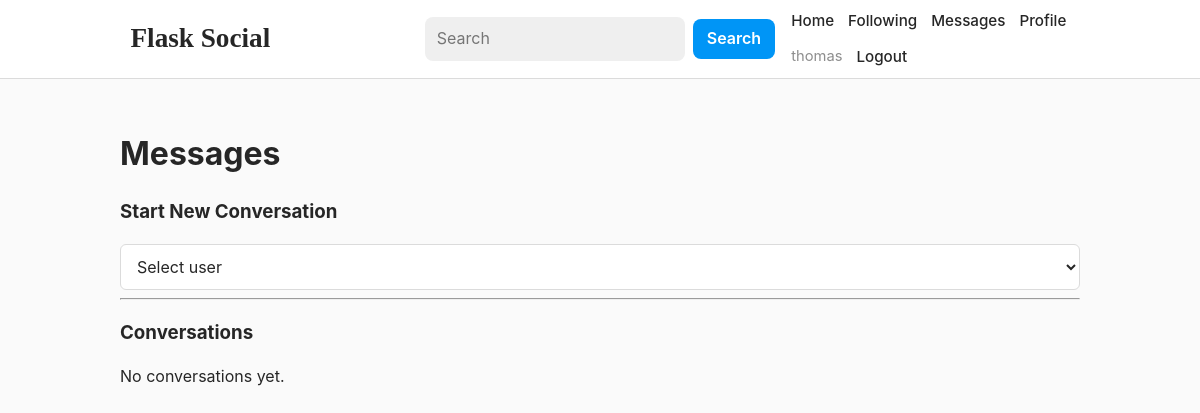
Page /messages (signed in) on the earlier database version.
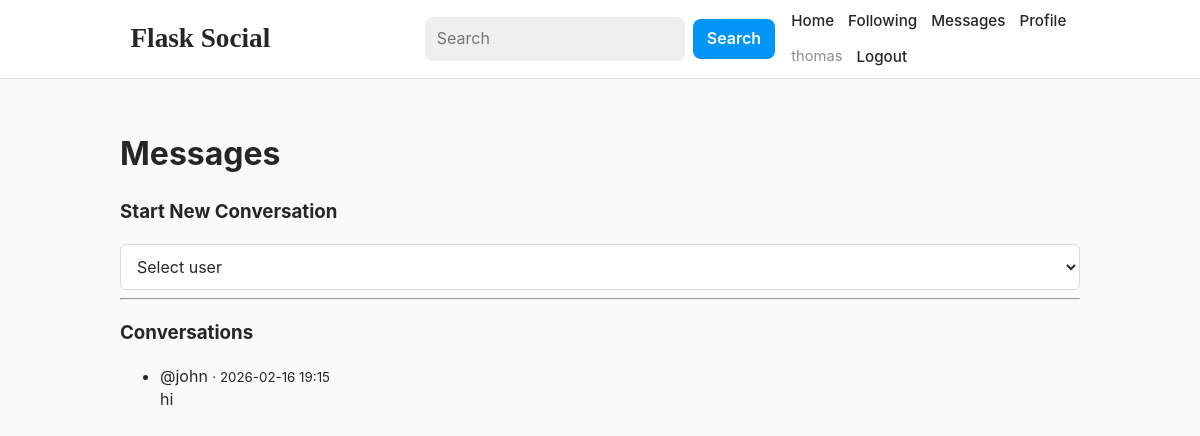
Same page on the later database version.
### app/models.py (models this page shows, shortened)
class User(UserMixin, db.Model):
    id = db.Column(db.Integer, primary_key=True)
    username = db.Column(db.String(32), unique=True, index=True, nullable=False)
    email = db.Column(db.String(120), unique=True, index=True, nullable=False)
    password_hash = db.Column(db.String(256), nullable=False)
    bio = db.Column(db.String(280), default="")
    created_at = db.Column(db.DateTime, default=datetime.utcnow)
    posts = db.relationship(
        "Post",
        back_populates="author",
        cascade="all, delete-orphan",
        lazy="dynamic",
    )
    followed = db.relationship(
        "User",
        secondary=followers,
        primaryjoin=(followers.c.follower_id == id),
        secondaryjoin=(followers.c.followed_id == id),
        backref=db.backref("followers", lazy="dynamic"),
        lazy="dynamic",
    )
    likes = db.relationship("Like", backref="user", cascade="all, delete-orphan", lazy="dynamic")
    comments = db.relationship("Comment", backref="author", cascade="all, delete-orphan", lazy="dynamic")
    sent_messages = db.relationship(
        "Message",
        foreign_keys="Message.sender_id",
        backref="sender",
        lazy="dynamic",
        cascade="all, delete-orphan",
    )
    received_messages = db.relationship(
        "Message",
        foreign_keys="Message.recipient_id",
        backref="recipient",
        lazy="dynamic",
        cascade="all, delete-orphan",
    )
    points = db.Column(db.Integer, default=0, nullable=False)

class Message(db.Model):
    id = db.Column(db.Integer, primary_key=True)
    sender_id = db.Column(db.Integer, db.ForeignKey("user.id"), nullable=False, index=True)
    recipient_id = db.Column(db.Integer, db.ForeignKey("user.id"), nullable=False, index=True)
    body = db.Column(db.String(2000), nullable=False)
    timestamp = db.Column(db.DateTime, default=datetime.utcnow, index=True)
    is_read = db.Column(db.Boolean, default=False, nullable=False)

### app/main/routes.py (the view)
@bp.route("/messages")
@login_required
def inbox():
    msgs = (
        Message.query.filter(
            (Message.sender_id == current_user.id) | (Message.recipient_id == current_user.id)
        )
        .order_by(Message.timestamp.desc())
        .all()
    )
    latest_by_user = {}
    for m in msgs:
        other_id = m.recipient_id if m.sender_id == current_user.id else m.sender_id
        if other_id not in latest_by_user:
            latest_by_user[other_id] = m
    others = User.query.filter(User.id.in_(latest_by_user.keys())).all() if latest_by_user else []
    other_map = {u.id: u for u in others}
    threads = []
    for other_id, last_msg in latest_by_user.items():
        other_user = other_map.get(other_id)
        if other_user:
            threads.append((other_user, last_msg))
    threads.sort(key=lambda t: t[1].timestamp, reverse=True)
    all_users = User.query.filter(User.id != current_user.id).order_by(User.username.asc()).all()
    return render_template("main/inbox.html", threads=threads, all_users=all_users)

### app/templates/main/inbox.html (shortened to what this page needs)
{% extends "base.html" %}
{% block content %}
  <h1>Messages</h1>
  <h3>Start New Conversation</h3>
  <form method="get" action="" id="newMessageForm">
    <select id="userSelect" onchange="goToThread()">
      <option value="">Select user</option>
    </select>
  </form>
  <hr>
  <h3>Conversations</h3>
  {% if threads %}
    <ul>
      {% for other, last in threads %}
        <li>
          <a href="{{ url_for('main.thread', username=other.username) }}">
            @{{ other.username }}
          </a>
          <small>· {{ last.timestamp.strftime('%Y-%m-%d %H:%M') }}</small>
          <div style="white-space: pre-wrap;">{{ last.body }}</div>
        </li>
      {% endfor %}
    </ul>
  {% else %}
    <p>No conversations yet.</p>
  {% endif %}
{% endblock %}

Differences in the rows shown:
added User: username "john", timestamp "2026-02-16 19:15", body "hi"
Other differences:
text no longer shown: "No conversations yet."
